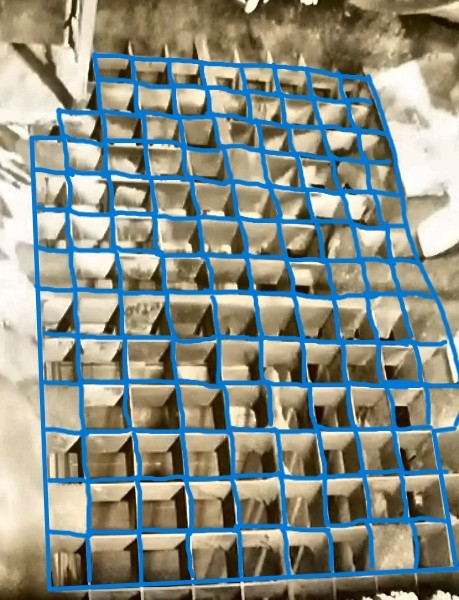
#> input picture archive/migration/coal_detection_migration_20260319_233903/tests/mock_data/clean/step_02_enhanced.jpg, 459 x 600 px
$ python perspective_grid_detector.py ../../../../../../archive/migration/coal_detection_migration_20260319_233903/tests/mock_data/clean/step_02_enhanced.jpg   (older library calls are emulated)
#> lines starting #> are read from the running program, lines starting #| are printed output that depends on the picture
"""
透视矫正+虚拟网格切片检测器
解决透视畸变、低对比度、纹理干扰问题的工业级方案
"""

import cv2
import numpy as np
import yaml
from pathlib import Path
import argparse
from typing import List, Tuple, Dict, Optional


class PerspectiveGridDetector:
    """透视矫正+虚拟网格切片检测器"""

    def __init__(self, config_path: str = None):
        self.debug_counter = 0
        self.debug_dir = Path("logs/perspective_debug")
        self.debug_dir.mkdir(exist_ok=True)

        # 默认配置
        self.config = {
            'calibration_points': None,  # 四个角点 [左上, 右上, 右下, 左下]
            'grid_shape': [8, 8],        # [行数, 列数]
            'target_size': [400, 400],   # 矫正后的图像尺寸
            'structure_threshold': 5.0,  # 结构评分阈值，低于此值认为有积煤覆盖
            'roi_padding': 8             # ROI内边距，避免边缘干扰
        }

        if config_path and Path(config_path).exists():
            self.load_config(config_path)

    def save_debug_image(self, image: np.ndarray, step_name: str, description: str = ""):
        """保存调试图片"""
        self.debug_counter += 1
        filename = f"step_{self.debug_counter:02d}_{step_name}.jpg"
        filepath = self.debug_dir / filename
        cv2.imwrite(str(filepath), image)
        print(f"[DEBUG {self.debug_counter}] {description}")
        print(f"    图片保存: {filepath}")
        return str(filepath)

    # [13 lines left out: functions load_config, save_config, not called in this run]

    def set_calibration_points(self, points: List[Tuple[int, int]], grid_shape: Tuple[int, int]):
        """设置标定点和网格形状"""
        self.config['calibration_points'] = points
        self.config['grid_shape'] = list(grid_shape)
        print(f"[CALIBRATION] 标定点: {points}")
        print(f"[CALIBRATION] 网格形状: {grid_shape[0]}行 x {grid_shape[1]}列")

    def step1_preprocess_image(self, image_path: str):
        """步骤1: 图像预处理"""
        print("\n=== 步骤1: 图像预处理 ===")

        original = cv2.imread(image_path)
        if original is None:
            raise ValueError(f"无法加载图片: {image_path}")

        print(f"原图尺寸: {original.shape[1]} x {original.shape[0]}")
        self.save_debug_image(original, "original", "原始图像")

        # CLAHE增强对比度
        lab = cv2.cvtColor(original, cv2.COLOR_BGR2LAB)
        l, a, b = cv2.split(lab)
        clahe = cv2.createCLAHE(clipLimit=3.0, tileGridSize=(8, 8))
        cl = clahe.apply(l)
        enhanced = cv2.merge((cl, a, b))
        enhanced_bgr = cv2.cvtColor(enhanced, cv2.COLOR_LAB2BGR)

        self.save_debug_image(enhanced_bgr, "enhanced", "CLAHE对比度增强")

        return original, enhanced_bgr

    def step2_perspective_transform(self, enhanced_image: np.ndarray):
        """步骤2: 透视变换（拉直梯形）"""
        print("\n=== 步骤2: 透视变换 ===")

        if self.config['calibration_points'] is None:
            raise ValueError("未设置标定点，请先调用set_calibration_points()或使用标定工具")

        # 源点（梯形四个角点）
        src_pts = np.float32(self.config['calibration_points'])
        print(f"源点坐标: {src_pts}")

        # 目标点（正方形）
        W, H = self.config['target_size']
        dst_pts = np.float32([[0, 0], [W, 0], [W, H], [0, H]])

        # 计算透视变换矩阵
        M = cv2.getPerspectiveTransform(src_pts, dst_pts)

        # 应用透视变换
        warped = cv2.warpPerspective(enhanced_image, M, (W, H))
        warped_gray = cv2.cvtColor(warped, cv2.COLOR_BGR2GRAY)

        print(f"透视变换完成，输出尺寸: {W} x {H}")
        self.save_debug_image(warped, "warped", f"透视变换后({W}x{H})")

        # 在原图上绘制标定区域
        original_with_roi = enhanced_image.copy()
        cv2.polylines(original_with_roi, [src_pts.astype(int)], True, (0, 255, 0), 3)
        for i, pt in enumerate(src_pts):
            cv2.circle(original_with_roi, tuple(pt.astype(int)), 8, (0, 0, 255), -1)
            cv2.putText(original_with_roi, f"{i+1}",
                       (int(pt[0])-10, int(pt[1])-10),
                       cv2.FONT_HERSHEY_SIMPLEX, 0.8, (255, 255, 255), 2)

        self.save_debug_image(original_with_roi, "calibration_roi", "标定区域标注")

        return warped, warped_gray, M

    def step3_virtual_grid_slicing(self, warped_color: np.ndarray, warped_gray: np.ndarray):
        """步骤3: 虚拟网格切片检测"""
        print("\n=== 步骤3: 虚拟网格切片检测 ===")

        rows, cols = self.config['grid_shape']
        H, W = warped_gray.shape
        padding = self.config['roi_padding']
        threshold = self.config['structure_threshold']

        print(f"网格配置: {rows}行 x {cols}列")
        print(f"单元格尺寸: {W//cols} x {H//rows}")
        print(f"ROI内边距: {padding}px")
        print(f"结构评分阈值: {threshold}")

        # 计算单元格尺寸
        cell_w = W // cols
        cell_h = H // rows

        # 结果统计
        results = []
        blocked_count = 0
        brightness_stats = []

        # 调试图像
        debug_view = warped_color.copy()

        for r in range(rows):
            for c in range(cols):
                # 计算当前格子的坐标
                x1 = c * cell_w
                y1 = r * cell_h
                x2 = x1 + cell_w
                y2 = y1 + cell_h

                # 提取ROI（向内缩进避免边缘干扰）
                roi_x1 = x1 + padding
                roi_y1 = y1 + padding
                roi_x2 = max(roi_x1 + 1, x2 - padding)
                roi_y2 = max(roi_y1 + 1, y2 - padding)

                roi = warped_gray[roi_y1:roi_y2, roi_x1:roi_x2]

                if roi.size == 0:
                    continue

                # 核心检测逻辑：检测格栅口结构的可见性
                mean_brightness = cv2.mean(roi)[0]
                std_brightness = np.std(roi)

                # 计算纹理特征 - 格栅口有立体结构，纹理丰富
                # 如果被积煤覆盖，表面会很平坦，纹理单一

                # 1. 灰度方差（纹理丰富度）
                texture_variance = np.var(roi)

                # 2. 边缘密度（结构复杂度）
                roi_edges = cv2.Canny(roi, 50, 150)
                edge_density = np.sum(roi_edges > 0) / roi_edges.size

                # 3. 局部二值模式（纹理模式）
                # 简化版LBP：计算8个方向的梯度变化
                sobelx = cv2.Sobel(roi, cv2.CV_64F, 1, 0, ksize=3)
                sobely = cv2.Sobel(roi, cv2.CV_64F, 0, 1, ksize=3)
                gradient_magnitude = np.sqrt(sobelx**2 + sobely**2)
                avg_gradient = np.mean(gradient_magnitude)

                brightness_stats.append(mean_brightness)

                # 判断格栅口状态的新逻辑：
                # 如果能检测到丰富的纹理和结构 → 格栅口可见 → 无积煤
                # 如果纹理平坦、结构模糊 → 格栅口被覆盖 → 有积煤

                # 综合评分：纹理方差 + 边缘密度 + 梯度强度
                structure_score = (texture_variance / 100) + (edge_density * 100) + (avg_gradient / 10)

                # 阈值判断：低结构分数表示被覆盖（积煤），高分数表示结构可见（无积煤）
                coal_detected = structure_score < threshold  # 注意这里逻辑反转了

                if coal_detected:
                    blocked_count += 1
                    color = (0, 0, 255)  # 红色：检测到积煤
                    status = "COAL_DETECTED"
                else:
                    color = (0, 255, 0)  # 绿色：格栅口可见，无积煤
                    status = "GRID_VISIBLE"

                # 记录结果
                results.append({
                    'row': r,
                    'col': c,
                    'x': x1, 'y': y1, 'w': cell_w, 'h': cell_h,
                    'roi_x': roi_x1, 'roi_y': roi_y1,
                    'roi_w': roi_x2 - roi_x1, 'roi_h': roi_y2 - roi_y1,
                    'mean_brightness': mean_brightness,
                    'std_brightness': std_brightness,
                    'texture_variance': texture_variance,
                    'edge_density': edge_density,
                    'avg_gradient': avg_gradient,
                    'structure_score': structure_score,
                    'coal_detected': coal_detected,
                    'status': status
                })

                # 绘制调试信息
                # 外框
                cv2.rectangle(debug_view, (x1, y1), (x2, y2), color, 2)
                # ROI区域
                cv2.rectangle(debug_view, (roi_x1, roi_y1), (roi_x2, roi_y2), color, 1)
                # 结构评分
                cv2.putText(debug_view, f"{structure_score:.1f}",
                           (x1 + 5, y1 + 20), cv2.FONT_HERSHEY_SIMPLEX, 0.4, (255, 255, 0), 1)
                # 格子编号
                cv2.putText(debug_view, f"R{r}C{c}",
                           (x1 + 5, y2 - 5), cv2.FONT_HERSHEY_SIMPLEX, 0.3, (255, 255, 255), 1)

        # 统计信息
        total_cells = rows * cols
        coal_detected_count = blocked_count
        grid_visible_count = total_cells - blocked_count
        no_coal_ratio = grid_visible_count / total_cells if total_cells > 0 else 0

        print(f"积煤检测统计:")
        print(f"  总格栅区域: {total_cells}")
        print(f"  检测到积煤: {coal_detected_count}")
        print(f"  格栅口可见: {grid_visible_count}")
        print(f"  无积煤比例: {no_coal_ratio:.1%}")

        if brightness_stats:
            print(f"亮度统计:")
            print(f"  平均亮度: {np.mean(brightness_stats):.1f}")
            print(f"  亮度范围: {min(brightness_stats):.1f} - {max(brightness_stats):.1f}")
            print(f"  标准差: {np.std(brightness_stats):.1f}")

        # 添加统计信息到图像
        info_text = f"Total:{total_cells} GridVisible:{grid_visible_count} CoalDetected:{coal_detected_count} NoCoalRatio:{no_coal_ratio:.1%}"
        cv2.putText(debug_view, info_text, (10, 30),
                   cv2.FONT_HERSHEY_SIMPLEX, 0.6, (255, 255, 255), 2)
        cv2.putText(debug_view, info_text, (10, 30),
                   cv2.FONT_HERSHEY_SIMPLEX, 0.6, (0, 0, 0), 1)

        self.save_debug_image(debug_view, "coal_detection",
                            f"积煤检测结果({grid_visible_count}/{total_cells}无积煤)")

        return results, {
            'total_cells': total_cells,
            'coal_detected_count': coal_detected_count,
            'grid_visible_count': grid_visible_count,
            'no_coal_ratio': no_coal_ratio,
            'brightness_stats': brightness_stats
        }

    def detect_with_perspective_correction(self, image_path: str):
        """完整的透视矫正+虚拟网格检测流程"""
        print(f"\n{'='*60}")
        print(f"开始透视矫正网格检测: {Path(image_path).name}")
        print(f"{'='*60}")

        # 重置计数器
        self.debug_counter = 0

        try:
            # 步骤1: 图像预处理
            original, enhanced = self.step1_preprocess_image(image_path)

            # 步骤2: 透视变换
            warped, warped_gray, transform_matrix = self.step2_perspective_transform(enhanced)

            # 步骤3: 虚拟网格切片检测
            results, stats = self.step3_virtual_grid_slicing(warped, warped_gray)

            print(f"\n{'='*60}")
            print(f"透视矫正积煤检测完成！共 {self.debug_counter} 个步骤")
            print(f"最终结果: {stats['grid_visible_count']}/{stats['total_cells']} 区域无积煤")
            print(f"调试图片保存在: {self.debug_dir}")
            print(f"{'='*60}")

            return {
                'results': results,
                'stats': stats,
                'transform_matrix': transform_matrix,
                'debug_dir': str(self.debug_dir)
            }

        except Exception as e:
            print(f"[ERROR] 检测过程出错: {e}")
            return None

    # [46 lines left out: function suggest_threshold, not called in this run]


def main():
    parser = argparse.ArgumentParser(description="透视矫正+虚拟网格检测器")
    parser.add_argument("image_path", help="格栅图片路径")
    parser.add_argument("--config", help="配置文件路径")
    parser.add_argument("--rows", type=int, default=8, help="网格行数")
    parser.add_argument("--cols", type=int, default=8, help="网格列数")
    parser.add_argument("--threshold", type=float, default=5.0, help="结构评分阈值（低于此值检测为积煤覆盖）")

    args = parser.parse_args()

    # 创建检测器
    detector = PerspectiveGridDetector(args.config)

    # 如果没有配置文件，需要手动设置标定点
    if not args.config:
        print("\n警告: 未提供配置文件，使用默认标定点（可能不准确）")
        print("建议使用标定工具获取准确的四个角点")

        # 默认标定点（基于图片大概估算）
        default_points = [
            [150, 80],   # 左上
            [480, 110],  # 右上
            [500, 450],  # 右下
            [60, 420]    # 左下
        ]

        detector.set_calibration_points(default_points, (args.rows, args.cols))
        detector.config['structure_threshold'] = args.threshold

    # 运行检测
    result = detector.detect_with_perspective_correction(args.image_path)
#> in step1_preprocess_image, original is the input picture: shape (600, 459, 3); mean B, G, R 134.5, 143, 135.7
#| 原图尺寸: 459 x 600
#> in step1_preprocess_image, `l, a, b = cv2.split(lab)`:
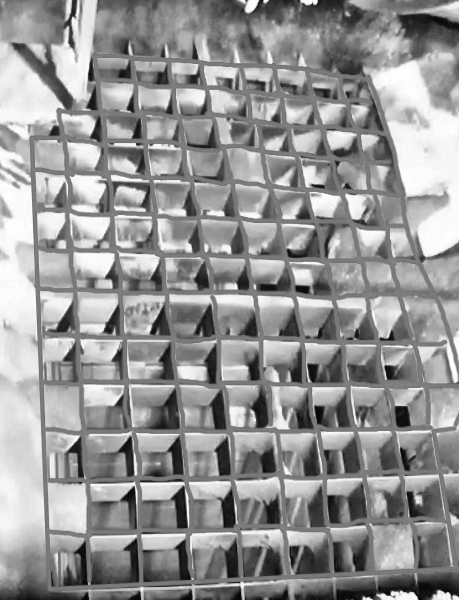
#> l: shape (600, 459); min 2, max 255, mean 149.2
#> in step1_preprocess_image, `l, a, b = cv2.split(lab)`:
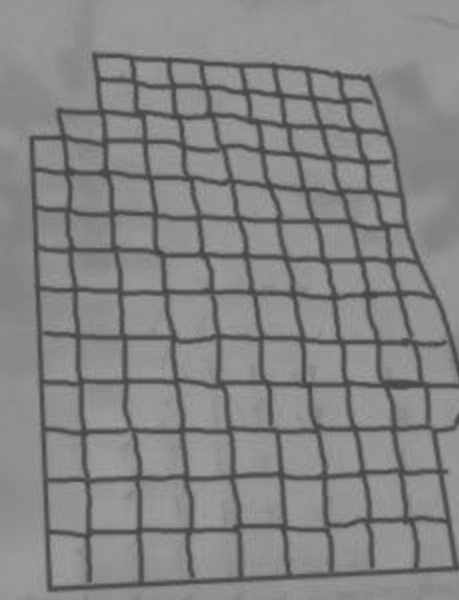
#> b: shape (600, 459); min 65, max 163, mean 132.6
#> in step1_preprocess_image, `cl = clahe.apply(l)`:
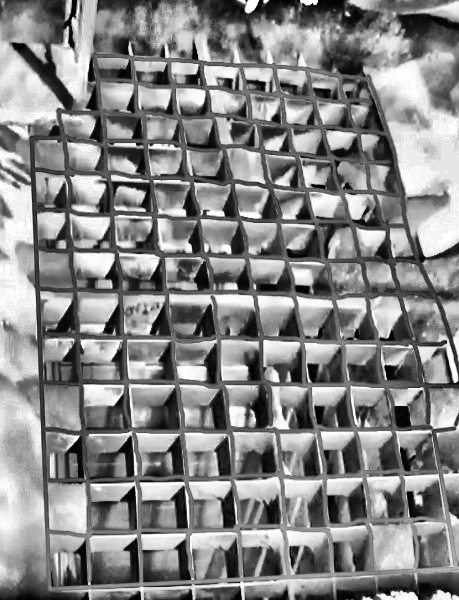
#> cl: shape (600, 459); min 0, max 255, mean 134.9
#> in step2_perspective_transform, `warped_gray = cv2.cvtColor(warped, cv2.COLOR_BGR2GRAY)`:
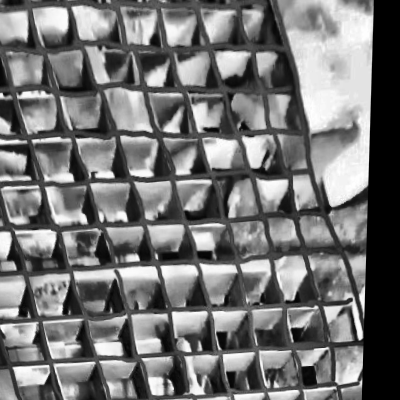
#> warped_gray: shape (400, 400); min 0, max 255, mean 116.5
#> after the loop in step2_perspective_transform, `for i, pt in enumerate(src_pts):`:
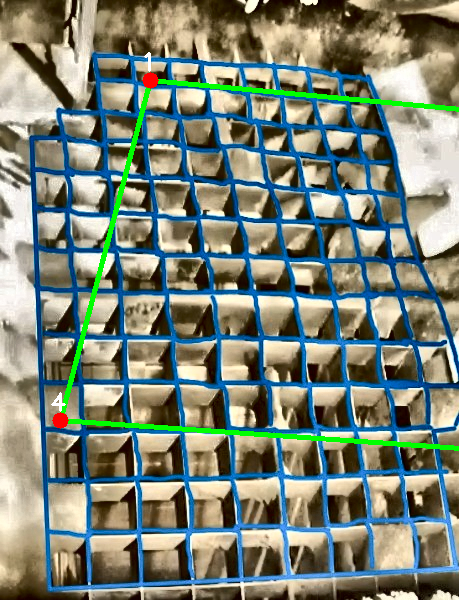
#> original_with_roi: shape (600, 459, 3); mean B, G, R 119.1, 132.3, 122.5
#> in detect_with_perspective_correction, `warped, warped_gray, transform_matrix = self.step2_perspective_transfo..`: transform_matrix = [[1.22, 0.324, -209.3], [-0.147, 1.62, -107.5], [-0.00016, 0.000998, 1]]
#| 单元格尺寸: 50 x 50
#> after the loop in step3_virtual_grid_slicing, `for r in range(rows):`:
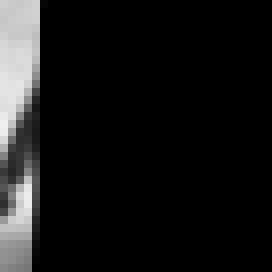
#> roi: shape (34, 34) (shown 8 times larger); min 0, max 239, mean 21.9
#> after the loop in step3_virtual_grid_slicing, `for r in range(rows):`: blocked_count = 0; brightness_stats = 64 values, max 222.6 at index 14, min 21.86 at index 63, mean 118.2; results = 64 items
#> in step3_virtual_grid_slicing, `coal_detected_count = blocked_count`: coal_detected_count = 0
#> in step3_virtual_grid_slicing, `grid_visible_count = total_cells - blocked_count`: grid_visible_count = 64
#> in step3_virtual_grid_slicing, `no_coal_ratio = grid_visible_count / total_cells if total_cells > 0 el..`: no_coal_ratio = 1
#|   检测到积煤: 0
#|   格栅口可见: 64
#|   无积煤比例: 100.0%
#|   平均亮度: 118.2
#|   亮度范围: 21.9 - 222.6
#|   标准差: 35.6
#> in step3_virtual_grid_slicing, `cv2.putText(debug_view, info_text, (10, 30), cv2.FONT_HERSHEY_SIMPLEX,..`:
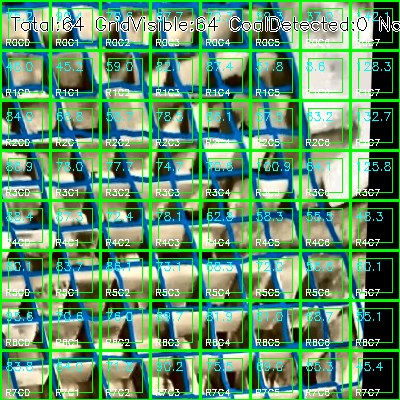
#> debug_view: shape (400, 400, 3); mean B, G, R 105.5, 149.9, 92.7
#> in detect_with_perspective_correction, `results, stats = self.step3_virtual_grid_slicing(warped, warped_gray)`: results = 64 items; stats = 5 items
#| 最终结果: 64/64 区域无积煤
#> result = 4 items

    if result:
        stats = result['stats']
#> stats = 5 items
        print(f"\n最终积煤检测结果:")
        print(f"  格栅口可见: {stats['grid_visible_count']}/{stats['total_cells']}")
#|   格栅口可见: 64/64
        print(f"  无积煤比例: {stats['no_coal_ratio']:.1%}")
#|   无积煤比例: 100.0%


if __name__ == "__main__":
    main()

$ run again, on archive/migration/coal_detection_migration_20260319_233903/tests/mock_data/clean/3.png
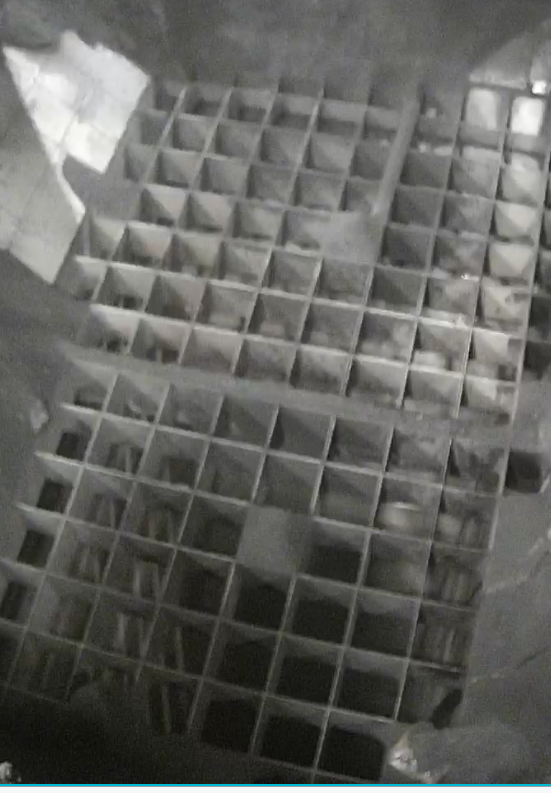
#> input picture archive/migration/coal_detection_migration_20260319_233903/tests/mock_data/clean/3.png, 551 x 793 px
#> in step1_preprocess_image, original is the input picture: shape (793, 551, 3); mean B, G, R 95.9, 99.2, 99
#| 原图尺寸: 551 x 793
#> lab: shape (793, 551, 3); mean of channels 0, 1, 2 105.1, 127.3, 129.9
#> enhanced: shape (793, 551, 3); mean of channels 0, 1, 2 118.1, 127.3, 129.9
#> after the loop in step2_perspective_transform, `for i, pt in enumerate(src_pts):`:
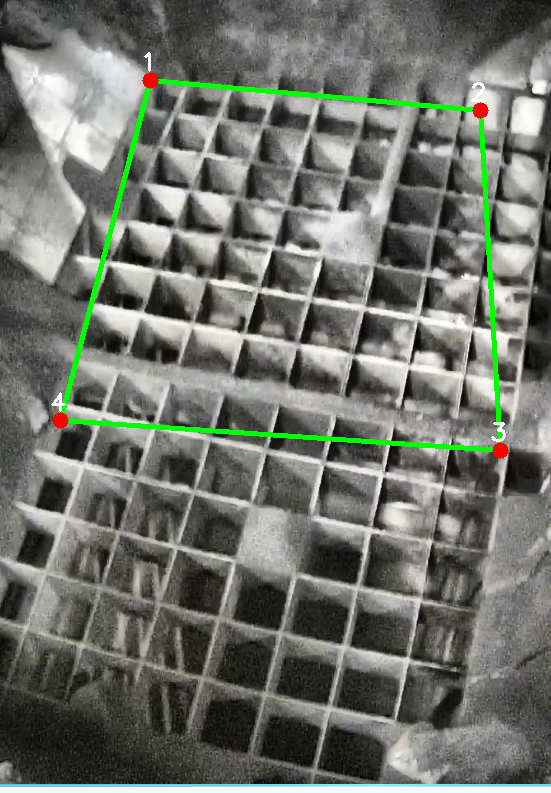
#> original_with_roi: shape (793, 551, 3); mean B, G, R 107.2, 114.7, 110.9
#> transform_matrix = [[1.22, 0.324, -209.3], [-0.147, 1.62, -107.5], [-0.00016, 0.000998, 1]]
#| 单元格尺寸: 50 x 50
#> after the loop in step3_virtual_grid_slicing, `for r in range(rows):`: blocked_count = 0; brightness_stats = 64 values, max 213.1 at index 28, min 70.5 at index 41, mean 127.3; results = 64 items
#> coal_detected_count = 0
#> grid_visible_count = 64
#> no_coal_ratio = 1
#|   检测到积煤: 0
#|   格栅口可见: 64
#|   无积煤比例: 100.0%
#|   平均亮度: 127.3
#|   亮度范围: 70.5 - 213.1
#|   标准差: 28.4
#> in step3_virtual_grid_slicing, `cv2.putText(debug_view, info_text, (10, 30), cv2.FONT_HERSHEY_SIMPLEX,..`:
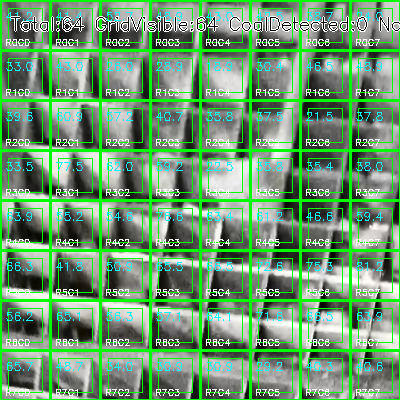
#> debug_view: shape (400, 400, 3); mean B, G, R 111.3, 155.7, 107.4
#> in detect_with_perspective_correction, `results, stats = self.step3_virtual_grid_slicing(warped, warped_gray)`: results = 64 items; stats = 5 items
#| 最终结果: 64/64 区域无积煤
#> result = 4 items
#> in main, `stats = result['stats']`: stats = 5 items
#|   格栅口可见: 64/64
#|   无积煤比例: 100.0%
